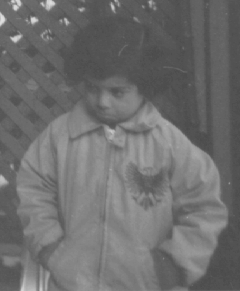
%> input picture pout.bmp, 240 x 291 px
$ octave lab2_4.m   (GNU Octave 9; MATLAB toolbox functions it lacks are replaced by stand-ins)
%> lines starting %> are read from the running program, lines starting %| are printed output that depends on the picture
clc,clear,close all

rgb = imread('pout.bmp');
%> rgb is the input picture: size 291x240 uint8; min 74, max 224, mean 110.3
res = GrayScale(rgb);
%> after the loop in GrayScale, `for i = 1 : w`: res = 256 values, max 3628 at index 82, min 0 at index 1, mean 272.8
rgb1 = Balance(rgb, res);
res1 = GrayScale(rgb1);
rgb2 = Gauss(rgb, res);
res2 = GrayScale(rgb2);
figure
subplot(3,2,1)
imshow(rgb)
title('origin')
subplot(3,2,2)
bar(0:255, res)
title('GrayScale')
subplot(3,2,3)
imshow(rgb1)
title('balanced')
subplot(3,2,4)
bar(0:255, res1)
title('balanced GrayScale')
subplot(3,2,5)
imshow(rgb2)
title('gauss')
subplot(3,2,6)
bar(0:255, res2)
title('gauss GrayScale')

function [res] = GrayScale(old)
    [w, h] = size(old);
    res = zeros(1, 256);
    for i = 1 : w
        for j = 1 : h
            g = old(i, j);
            res(g) = res(g) + 1;
        end
    end
end

function [new] = Balance(old, vec)
    s = sum(vec);
%> s = 69840
    pr = vec / s;
%> pr = 256 values, max 0.0519 at index 82, min 0 at index 1, mean 0.00391
    len = length(vec);
%> len = 256
    for i = 2 : len
        pr(i) = pr(i) + pr(i - 1);
    end
%> after the loop, pr = 256 values from 0 to 1
    sk = uint8(255 * pr + 0.5);
%> sk = 256 values from 1 to 255
    [w, h] = size(old);
    new = old;
    for i = 1 : w
        for j = 1 : h
            new(i, j) = sk(old(i, j) + 1);
        end
    end
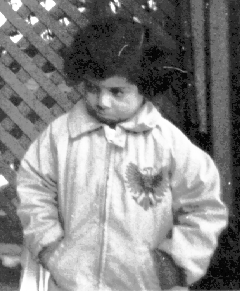
%> new: size 291x240 uint8; min 1, max 255, mean 134.3
%> `res1 = GrayScale(rgb1);`: res1 = 256 values, max 5187 at index 44, min 0 at index 2, mean 272.8
end

function [new] = Gauss(old, vec)
    len = length(vec);
    x = 1:1:len;
%> x = 256 values from 1 to 256
    y = gaussmf(x, [30 (len + 1)/2]);
    s1 = sum(y);
%> s1 = 75.2
    pr1 = y/s1;
    s2 = sum(vec);
%> s2 = 69840
    pr2 = vec/s2;
%> pr2 = 256 values, max 0.0519 at index 82, min 0 at index 1, mean 0.00391
    for i = 2 : len
        pr1(i) = pr1(i) + pr1(i - 1);
        pr2(i) = pr2(i) + pr2(i - 1);
    end
%> after the loop, pr1 = 256 values from 1.59e-06 to 1; pr2 = 256 values from 0 to 1
    sk = zeros(1, 256);
    cur = 1;
    for i = 1 : len
        while cur < len && pr2(i) - pr1(cur) > pr1(cur + 1) - pr2(i)
            cur = cur + 1;
        end
        sk(i) = cur;
    end
%> after the loop, cur = 256; sk = 256 values from 1 to 256
    [w, h] = size(old);
    new = old;
    for i = 1 : w
        for j = 1 : h
            new(i, j) = sk(old(i, j) + 1);
        end
    end
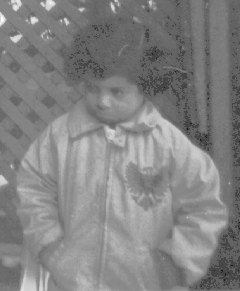
%> new: size 291x240 uint8; min 31, max 255, mean 131.2
%> `res2 = GrayScale(rgb2);`: res2 = 256 values, max 5187 at index 100, min 0 at index 1, mean 272.8
%> `title('gauss GrayScale')`:
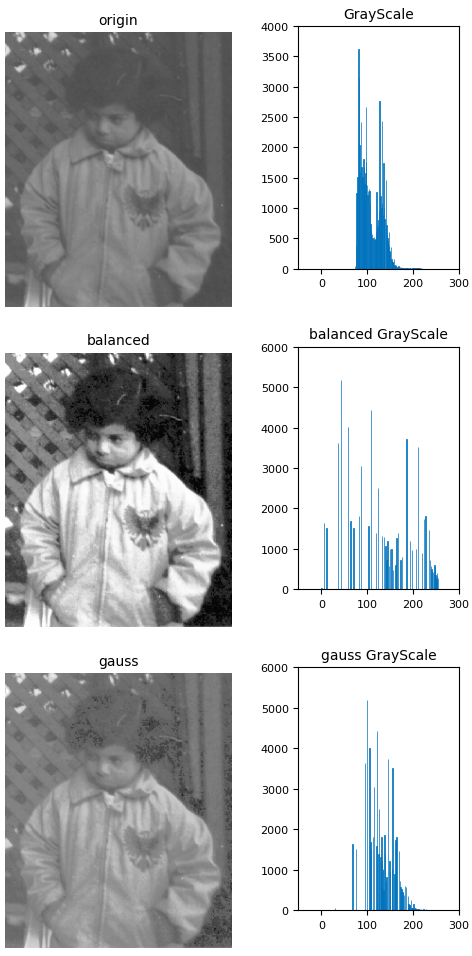
%> figure redrawn from the program's plot data, 6 panels
end
